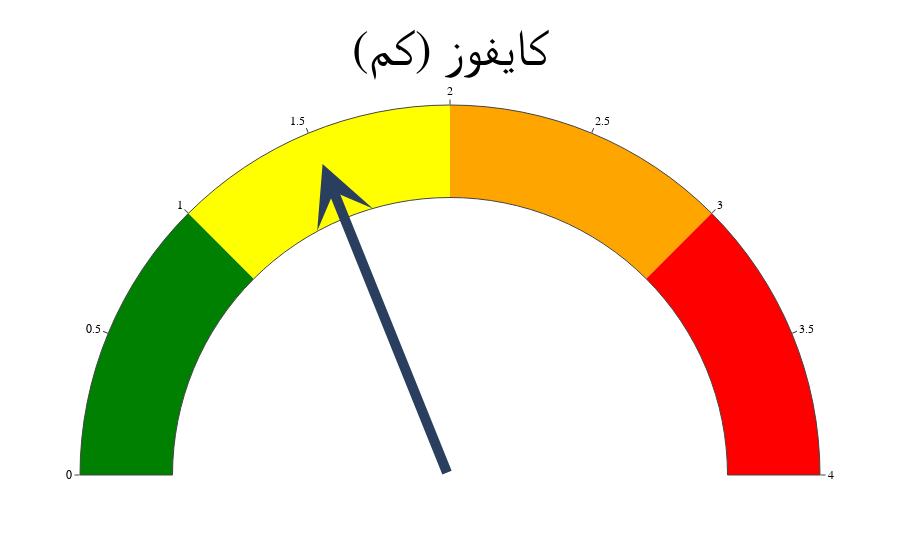

Notebook source saved alongside this figure:
### Code cell
from numpy import radians, cos, sin
kaiphos = 1.5
analysis = 'کم'
maxim = 4
val = min(max(kaiphos,0),maxim)
minim = 0
fig = go.Figure(go.Indicator(
    mode = "gauge",
    value = val,
    domain = {'x': [0,1], 'y': [0,1]},
    title = {'text': "("+'کایفوز'+f" ({analysis}",'font':{'size':50}},
    gauge = {'axis': {'range': [0, 4]},
                 'bar': {'color': 'rgba(0,0,0,0)','thickness':0.3},
                 'steps' : [
                     {'range': [0, 1], 'color': "green"},
                     {'range': [1, 2], 'color': "yellow"},
                     {'range': [2, 3], 'color': "orange"},
                     {'range': [3, 4], 'color': "red"}],}))


fig.update_layout(
    font={'color': "black", 'family': "IranSans"},
    xaxis={'showgrid': False, 'showticklabels':False, 'range':[-1,1]},
    yaxis={'showgrid': False, 'showticklabels':False, 'range':[0,1]},
    plot_bgcolor='rgba(0,0,0,0)'
    )

## by setting the range of the layout, we are effectively adding a grid in the background
## and the radius of the gauge diagram is roughly 0.9 when the grid has a range of [-1,1]x[0,1]

theta = 180 * (maxim-val) / (maxim - minim)
r= 0.9
x_head = r * cos(radians(theta))
y_head = r * sin(radians(theta))

fig.add_annotation(
    ax=0,
    ay=0,
    axref='x',
    ayref='y',
    x=x_head,
    y=y_head,
    xref='x',
    yref='y',
    showarrow=True,
    arrowhead=3,
    arrowsize=1,
    arrowwidth=10
    )

fig.show()

### Figure 1 — Plotly figure (JSON) as saved in the notebook; plotly's stock layout.template omitted (floating-point values rounded to 4 significant figures)
{"data": [{"domain": {"x": [0, 1], "y": [0, 1]}, "gauge": {"axis": {"range": [0, 4]}, "bar": {"color": "rgba(0,0,0,0)", "thickness": 0.3}, "steps": [{"color": "green", "range": [0, 1]}, {"color": "yellow", "range": [1, 2]}, {"color": "orange", "range": [2, 3]}, {"color": "red", "range": [3, 4]}]}, "mode": "gauge", "title": {"font": {"size": 50}, "text": "(کایفوز (کم"}, "type": "indicator", "value": 1.5}], "layout": {"annotations": [{"arrowhead": 3, "arrowsize": 1, "arrowwidth": 10, "ax": 0, "axref": "x", "ay": 0, "ayref": "y", "showarrow": true, "x": -0.3444, "xref": "x", "y": 0.8315, "yref": "y"}], "font": {"color": "black", "family": "IranSans"}, "plot_bgcolor": "rgba(0,0,0,0)", "xaxis": {"range": [-1, 1], "showgrid": false, "showticklabels": false}, "yaxis": {"range": [0, 1], "showgrid": false, "showticklabels": false}}}
